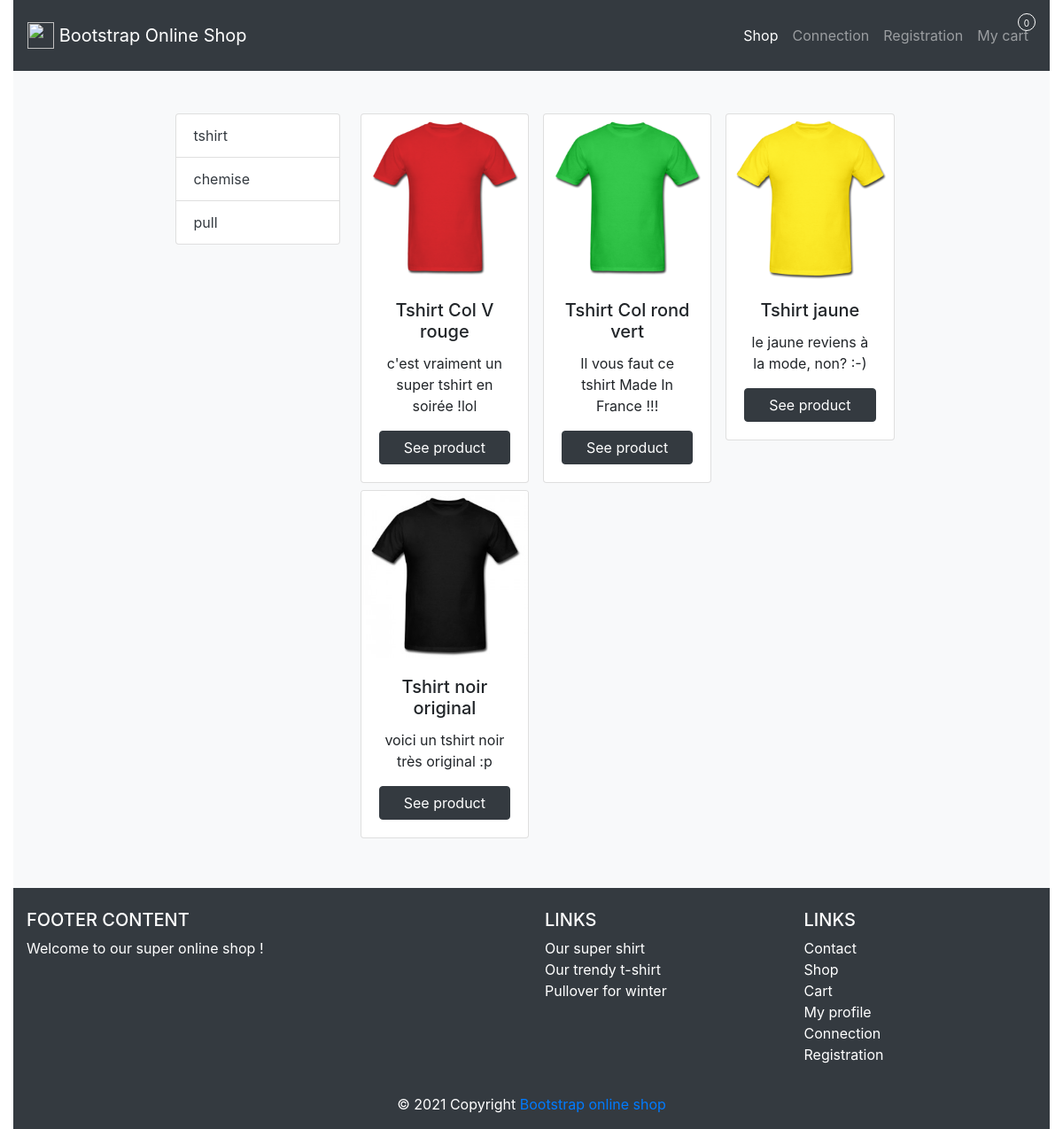
Page /?category=tshirt on the committed database.
### tables this page shows
CREATE TABLE IF NOT EXISTS `product` (
  `id` int NOT NULL AUTO_INCREMENT,
  `reference` varchar(20) NOT NULL,
  `category` varchar(20) NOT NULL,
  `title` varchar(100) NOT NULL,
  `description` text NOT NULL,
  `color` varchar(20) NOT NULL,
  `size` varchar(5) NOT NULL,
  `public` enum('m','f','mixte') NOT NULL,
  `picture` varchar(250) NOT NULL,
  `price` int NOT NULL,
  `stock` int NOT NULL,
  PRIMARY KEY (`id`),
  UNIQUE KEY `reference` (`reference`)
);

### inc/fonction.php (called while the page is built, shortened)
<?php
    function isUserConnected() {
        return (isset($_SESSION["user"])) ? true : false;
    }
    function totalProductsInCart() {
        if(isset($_SESSION["cart"])) {
            return count($_SESSION["cart"]["id_product"]);
        } else {
            return 0;
        }
    }
?>

### index.php (the view)
<?php
require_once("inc/init.php");
require_once("inc/header.php");
$stmt = $pdo->query("SELECT DISTINCT(category) FROM product");
$categories = $stmt->fetchAll(PDO::FETCH_ASSOC);
if(isset($_GET["category"])) {
    $category = $_GET["category"];
    $stmt = $pdo->query("SELECT * FROM product WHERE category = '$category' ");
    $products = $stmt->fetchAll(PDO::FETCH_ASSOC);
}
?>
<div class="col-md-3">
    <ul class="list-group">
        <?php foreach($categories as $category) { ?>
            <li class="list-group-item">
                <a class="text-dark" href="?category=<?= $category["category"]; ?>"> <?= $category["category"]; ?> </a>
            </li>
        <?php } ?>
    </ul>
</div>
<div class="row col-md-9">
    <?php
        if(isset($_GET['category'])) {
            foreach ($products as $product) { ?>
                <div class="col-md-4 pr-2 pl-2 pb-2">
                    <div class="card">
                        <img src="pictures/<?= $product["picture"]; ?>" class="card-img-top" alt="...">
                        <div class="card-body">
                            <h5 class="card-title text-center"><?= $product["title"]; ?></h5>
                            <p class="card-text text-center"><?= $product["description"]; ?></p>
                            <a href="product_info.php?id_product=<?= $product["id"]; ?>" class="btn btn-dark d-flex justify-content-center">See product</a>
                        </div>
                    </div>
                </div>
            <?php }
        } else {
            echo "<p> Veuillez sélectionner une catégorie !</p>";
        } ?>
</div>
<?php
require_once("inc/footer.php");
?>

### inc/header.php (shortened to what this page needs)
<!DOCTYPE html>
<html lang="en">
<head>
    <link rel="stylesheet" href="https://cdn.jsdelivr.net/npm/bootstrap@4.6.0/dist/css/bootstrap.min.css">
    <link rel="stylesheet" href="css/style.css">
</head>
<body>
    <div class="container-fluid">
        <nav class="navbar navbar-expand-lg navbar-dark bg-dark">
            <a class="navbar-brand" href="index.php">
                <img src="https://getbootstrap.com/docs/4.6/assets/brand/bootstrap-solid.svg" width="30" height="30" class="d-inline-block align-top" alt="">
                Bootstrap Online Shop
            </a>
            <div class="collapse navbar-collapse" id="navbarSupportedContent">
                <ul class="navbar-nav mr-auto flex justify-content-end" id="navBar">
                    <li class="nav-item active">
                        <a class="nav-link" href="#">Shop <span class="sr-only">(current)</span></a>
                    </li>
                    <?php if (!isUserConnected()) { ?>
                        <li class="nav-item">
                            <a class="nav-link" href="connection.php">Connection</a>
                        </li>
                        <li class="nav-item">
                            <a class="nav-link" href="registration.php">Registration</a>
                        </li>
                    <?php } ?>
                    <li class="nav-item position_relative">
                        <span class="number_elem_in_cart"><?= totalProductsInCart(); ?></span>
                        <a class="nav-link" href="cart.php">My cart</a>
                    </li>
                </ul>
            </div>
        </nav>
        <main class="bg-light p-5">
            <div class="row col-md-10 mx-auto justify-content-center">

### inc/footer.php (shortened to what this page needs)
</div>
</main>
<footer class="bg-dark page-footer font-small blue pt-4">
    <div class="container-fluid text-center text-md-left">
        <div class="row">
            <div class="col-md-6 mt-md-0 mt-3">
                <h5 class="text-white text-uppercase">Footer Content</h5>
                <p class="text-white">Welcome to our super online shop !</p>
            </div>
            <div class="col-md-3 mb-md-0 mb-3">
                <h5 class="text-white text-uppercase">Links</h5>
                <ul class="list-unstyled">
                    <li>
                        <a href="#" class="text-white"> Our super shirt</a>
                    </li>
                    <li>
                        <a href="#" class="text-white"> Our trendy t-shirt</a>
                    </li>
                    <li>
                        <a href="#" class="text-white"> Pullover for winter</a>
                    </li>
                </ul>
            </div>
            <div class="col-md-3 mb-md-0 mb-3">
                <h5 class="text-white text-uppercase">Links</h5>
                <ul class="list-unstyled">
                    <li>
                        <a href="contact.php" class="text-white"> Contact</a>
                    </li>
                    <li>
                        <a href="index.php" class="text-white"> Shop</a>
                    </li>
                    <li>
                        <a href="cart.php" class="text-white"> Cart</a>
                    </li>
                    <li>
                        <a href="profile.php" class="text-white"> My profile</a>
                    </li>
                    <li>
                        <a href="connection.php" class="text-white"> Connection</a>
                    </li>
                    <li>
                        <a href="registration.php" class="text-white"> Registration</a>
                    </li>
                </ul>
            </div>
        </div>
    </div>
    <div class="text-white footer-copyright text-center py-3">
        © 2021 Copyright
        <a href="">Bootstrap online shop</a>
    </div>
</footer>
</div>
</body>
</html>

### css/style.css (style rules this page uses)
.position_relative { position: relative; }
#navBar { width: 100%; }
.number_elem_in_cart { position: absolute; right: 0; color: white; border: 1px solid white; height: 20px; width: 20px; border-radius: 10px; top: -5px; text-align: center; font-size: 10px; line-height: 20px; }
nav { min-height: 10vh; }
main { min-height: 70vh; }
footer { min-height: 20vh; }

### rows in the picture
product: picture (picture), title "Tshirt Col V rouge", description "c'est vraiment un super tshirt en soirée !lol"
product: picture (picture), title "Tshirt Col rond vert", description "Il vous faut ce tshirt Made In France !!!"
product: picture (picture), title "Tshirt jaune", description "le jaune reviens à la mode, non? :-)"
product: picture (picture), title "Tshirt noir original", description "voici un tshirt noir très original :p"

### other values in the picture
totalProductsInCart() "0"
$category["category"] "tshirt"
$category["category"] "chemise"
$category["category"] "pull"
